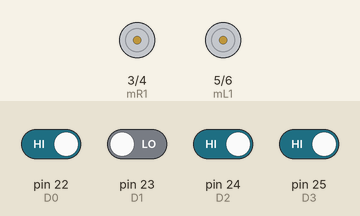
Simulated run of this sketch. Board: Arduino Mega 2560, built with avr-gcc and run on an emulated ATmega2560. Shown: motor-driver pin pairs drawn as motors (green arrow = first pin HIGH = forward, orange = second pin HIGH = backward, longer = more drive). Inputs (shaded band) come from the test bench; at power-on: pin 22 (D0), pin 24 (D2), pin 25 (D3) HIGH, pin 23 (D1) LOW.

Above: at 1.2 s.
1.3 s: pin 22 (D0) driven LOW and pin 24 (D2) driven LOW
At 2.5 s:
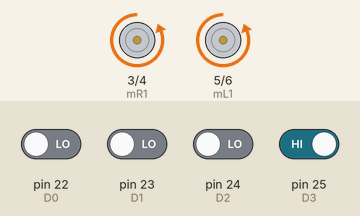
2.8 s: pin 23 (D1) driven HIGH and pin 25 (D3) driven LOW
At 3.7 s:
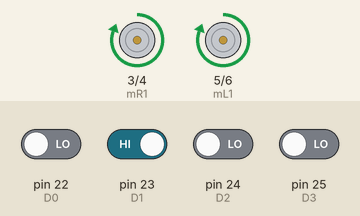
4.3 s: pin 24 (D2) driven HIGH
At 4.9 s:
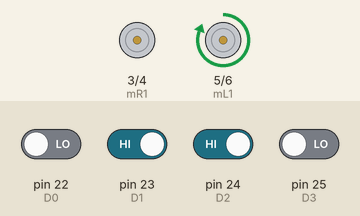
5.8 s: pin 23 (D1) driven LOW
At 7.0 s:
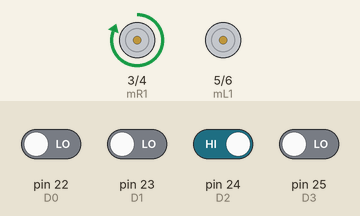
7.3 s: pin 23 (D1) driven HIGH
At 8.3 s:
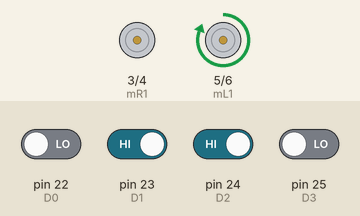
8.8 s: pin 24 (D2) driven LOW
At 9.5 s:
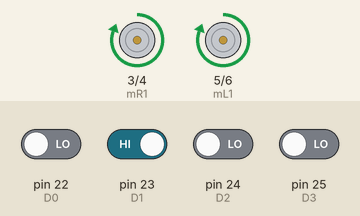
Timing chart, 0 to 11.3 s (numbered marks = the images above; inputs shaded):
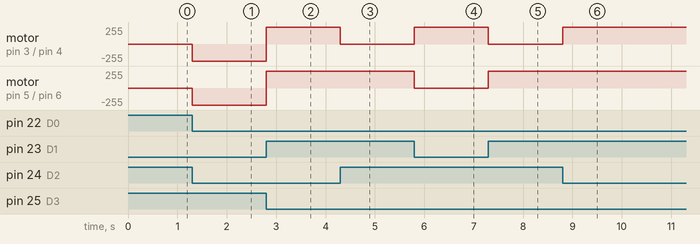

The sketch:

dtmf.ino
```cpp
#define mR1 3
#define mR2 4
#define mL1 5
#define mL2 6

#define D0 22
#define D1 23
#define D2 24
#define D3 25
void forward()
{
   digitalWrite(mR1, HIGH);
   digitalWrite(mR2, LOW);
   digitalWrite(mL1, HIGH);
   digitalWrite(mL2, LOW);
}
void backward()
{
   digitalWrite(mR1, LOW);
   digitalWrite(mR2, HIGH);
   digitalWrite(mL1, LOW);
   digitalWrite(mL2, HIGH);
}
void leftTurn()
{
   digitalWrite(mR1, HIGH);
   digitalWrite(mR2, LOW);
   digitalWrite(mL1, LOW);
   digitalWrite(mL2, LOW);
}
void leftSpin()
{
   digitalWrite(mR1, HIGH);
   digitalWrite(mR2, LOW);
   digitalWrite(mL1, LOW);
   digitalWrite(mL2, HIGH);
}
void rightTurn()
{
   digitalWrite(mR1, LOW);
   digitalWrite(mR2, LOW);
   digitalWrite(mL1, HIGH);
   digitalWrite(mL2, LOW);
}
void rightSpin()
{
   digitalWrite(mR1, LOW);
   digitalWrite(mR2, HIGH);
   digitalWrite(mL1, HIGH);
   digitalWrite(mL2, LOW);
}
void Stop()
{
   digitalWrite(mR1, LOW);
   digitalWrite(mR2, LOW);
   digitalWrite(mL1, LOW);
   digitalWrite(mL2, LOW);
}
void setup()
{
  pinMode(D0, INPUT);
  pinMode(D1, INPUT);
  pinMode(D2, INPUT);
  pinMode(D3, INPUT);
  pinMode(mR1, OUTPUT);
  pinMode(mR2, OUTPUT);
  pinMode(mL1, OUTPUT);
  pinMode(mL2, OUTPUT);
}
void loop()
{
  int ip1=digitalRead(D0);
  int ip2=digitalRead(D1);
  int ip3=digitalRead(D2);
  int ip4=digitalRead(D3);

  if(ip1==0 && ip2==1 && ip3==0 && ip4==0)
  forward();
  else if(ip1==0 && ip2==0 && ip3==1 && ip4==0)
  leftTurn();
  else if(ip1==0 && ip2==1 && ip3==1 && ip4==0)
  rightTurn();
  else if(ip1==0 && ip2==0 && ip3==0 && ip4==1)
  backward();
   else if(ip1==1 && ip2==0 && ip3==1 && ip4==0)
  Stop();
}
```

Measured:
- after the input at 1.3 s, motor on pin 3 (mR1) / pin 4 (mR2), motor on pin 5 (mL1) / pin 6 (mL2): stopped → backward 255/255 at once
- after the input at 2.8 s, motor on pin 3 (mR1) / pin 4 (mR2), motor on pin 5 (mL1) / pin 6 (mL2): backward 255/255 → forward 255/255 at once
- after the input at 4.3 s, motor on pin 3 (mR1) / pin 4 (mR2): forward 255/255 → stopped at once
- after the input at 5.8 s, motor on pin 3 (mR1) / pin 4 (mR2): stopped → forward 255/255 at once; motor on pin 5 (mL1) / pin 6 (mL2): forward 255/255 → stopped at once
- after the input at 7.3 s, motor on pin 3 (mR1) / pin 4 (mR2): forward 255/255 → stopped at once; motor on pin 5 (mL1) / pin 6 (mL2): stopped → forward 255/255 at once
- after the input at 8.8 s, motor on pin 3 (mR1) / pin 4 (mR2): stopped → forward 255/255 at once
